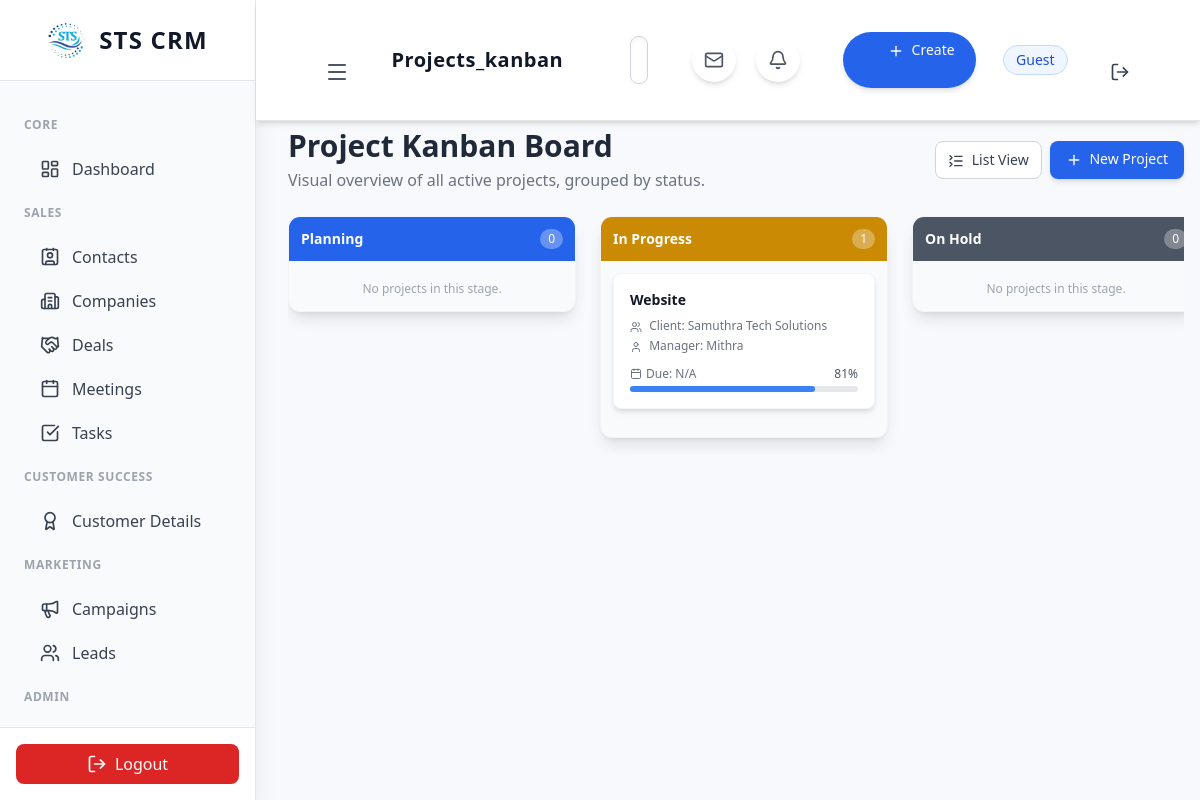
The page /projects_kanban.php on the database its author committed.
### tables this page shows
CREATE TABLE `projects` (
  `id` int(11) UNSIGNED NOT NULL,
  `title` varchar(255) NOT NULL,
  `description` text DEFAULT NULL,
  `status` enum('Planning','In Progress','On Hold','Completed','Cancelled') NOT NULL DEFAULT 'Planning',
  `progress` int(3) DEFAULT 0,
  `start_date` date DEFAULT NULL,
  `due_date` date DEFAULT NULL,
  `company_id` int(11) UNSIGNED DEFAULT NULL,
  `manager_id` int(11) UNSIGNED NOT NULL,
  `created_at` timestamp NOT NULL DEFAULT current_timestamp(),
  `updated_at` timestamp NOT NULL DEFAULT current_timestamp() ON UPDATE current_timestamp()
);

CREATE TABLE `companies` (
  `id` int(11) UNSIGNED NOT NULL,
  `name` varchar(255) NOT NULL,
  `industry` varchar(100) DEFAULT NULL,
  `phone` varchar(50) DEFAULT NULL,
  `owner_id` int(11) UNSIGNED NOT NULL COMMENT 'Links to the users table',
  `total_deals` int(11) DEFAULT 0,
  `latest_activity` date DEFAULT NULL,
  `created_at` datetime DEFAULT current_timestamp()
);

CREATE TABLE `users` (
  `id` int(11) UNSIGNED NOT NULL,
  `name` varchar(255) NOT NULL,
  `email` varchar(255) NOT NULL,
  `password` varchar(255) NOT NULL COMMENT 'Stores the hashed password',
  `role` varchar(50) NOT NULL DEFAULT 'user' COMMENT 'e.g., admin, user, manager',
  `created_at` datetime DEFAULT current_timestamp(),
  `status` varchar(20) NOT NULL DEFAULT 'Active',
  `team` varchar(100) DEFAULT NULL,
  `email_provider` varchar(50) DEFAULT 'None',
  `email_signature` text DEFAULT NULL,
  `monthly_quota` decimal(15,2) DEFAULT 0.00,
  `email_sync` int(255) DEFAULT NULL,
  `email_password` varchar(500) DEFAULT NULL
);

### projects_kanban.php (the view, shortened to what this page needs)
<?php
include 'api/db.php';
$kanban_statuses = ['Planning', 'In Progress', 'On Hold', 'Completed', 'Cancelled'];
$grouped_projects = array_fill_keys($kanban_statuses, []);
$sql = "
    SELECT
        p.id, p.title, p.status, p.progress, p.due_date,
        c.name AS company_name,
        u.name AS manager_name
    FROM projects p
    LEFT JOIN companies c ON p.company_id = c.id
    LEFT JOIN users u ON p.manager_id = u.id
    ORDER BY p.due_date ASC, p.status ASC
";
$result = $conn->query($sql);
if ($result && $result->num_rows > 0) {
    while($project = $result->fetch_assoc()) {
        $status = $project['status'];
        if (in_array($status, $kanban_statuses)) {
            $grouped_projects[$status][] = $project;
        }
    }
}
if (!function_exists('generate_kanban_card')) {
    function generate_kanban_card($project) {
        $progress = (int)$project['progress'];
        $progress_color = ($progress >= 100) ? 'bg-green-500' :
                          (($progress > 50) ? 'bg-blue-500' : 'bg-red-500');
        $due_date_html = 'N/A';
        $due_date_class = 'text-gray-500';
        return '
            <div class="bg-white p-4 mb-4 rounded-lg shadow-md border border-gray-100 hover:shadow-lg transition cursor-grab">
                <a href="view_project.php?id=' . htmlspecialchars($project['id']) . '" class="text-sm font-semibold text-gray-900 hover:text-blue-600 block mb-2">
                    ' . htmlspecialchars($project['title']) . '
                </a>
                <div class="text-xs text-gray-500 mb-2">
                    <p class="mb-1"><i data-lucide="users" class="w-3 h-3 inline mr-1"></i> Client: ' . htmlspecialchars($project['company_name'] ?? 'Internal') . '</p>
                    <p><i data-lucide="user" class="w-3 h-3 inline mr-1"></i> Manager: ' . htmlspecialchars($project['manager_name'] ?? 'Unassigned') . '</p>
                </div>
                <div class="flex justify-between items-center mt-3">
                    <span class="' . $due_date_class . ' text-xs flex items-center">
                        <i data-lucide="calendar" class="w-3 h-3 inline mr-1"></i> Due: ' . $due_date_html . '
                    </span>
                    <span class="text-xs text-gray-600">' . $progress . '%</span>
                </div>
                <div class="w-full bg-gray-200 rounded-full h-1.5 mt-1">
                    <div class="h-1.5 rounded-full ' . $progress_color . '" style="width: ' . $progress . '%"></div>
                </div>
            </div>
        ';
    }
}
?>
<div class="flex flex-col sm:flex-row justify-between items-start sm:items-center mb-6">
    <div>
        <h1 class="text-3xl font-bold text-gray-800">Project Kanban Board</h1>
        <p class="text-gray-500 mt-1">Visual overview of all active projects, grouped by status.</p>
    </div>
    <div class="mt-4 sm:mt-0 flex space-x-2">
        <a href="projects.php" class="px-3 py-2 text-sm font-medium rounded-lg border border-gray-300 bg-white text-gray-700 hover:bg-gray-100 transition">
            <i data-lucide="list-collapse" class="w-4 h-4 inline mr-1"></i> List View
        </a>
        <a href="create_project.php" class="px-4 py-2 text-sm font-medium rounded-lg
                                                 bg-blue-600 hover:bg-blue-800 text-white transition duration-150 shadow-md">
            <i data-lucide="plus" class="w-4 h-4 inline mr-1"></i> New Project
        </a>
    </div>
</div>
<div class="flex overflow-x-auto space-x-6 pb-4">
    <?php foreach ($kanban_statuses as $status):
        $count = count($grouped_projects[$status]);
        $header_color = match ($status) {
            'In Progress' => 'bg-yellow-600',
            'Completed' => 'bg-green-600',
            'On Hold' => 'bg-gray-600',
            'Cancelled' => 'bg-red-600',
            default => 'bg-blue-600',
        };
    ?>
        <div class="w-72 flex-shrink-0">
            <div class="rounded-xl shadow-lg border border-gray-100 overflow-hidden bg-gray-50">
                <div class="p-3 text-white <?= $header_color ?> flex justify-between items-center">
                    <h2 class="font-bold text-sm"><?= htmlspecialchars($status) ?></h2>
                    <span class="px-2 py-0.5 text-xs rounded-full bg-white bg-opacity-30 font-medium"><?= $count ?></span>
                </div>
                <div class="p-3 min-h-[50px] space-y-3">
                    <?php
                    if (!empty($grouped_projects[$status])) {
                        foreach ($grouped_projects[$status] as $project) {
                            echo generate_kanban_card($project);
                        }
                    } else {
                        echo '<p class="text-xs text-gray-400 text-center pt-2">No projects in this stage.</p>';
                    }
                    ?>
                </div>
            </div>
        </div>
        <?php endforeach; ?>
</div>
<?php
include 'includes/layout.php';
?>

### includes/layout.php (style rules this page uses)
body { background-color: #f7f9fc; }

### rows shown on the page
projects: title "Website", company.name "Samuthra Tech Solutions", manager.name "Mithra", progress "81"

### other values the page prints
str_replace('.php', '', $current_page) "Projects_kanban"
$_SESSION['user_name'] "Guest"
$status "Planning"
$count "0"
$status "In Progress"
$count "1"
$status "On Hold"
